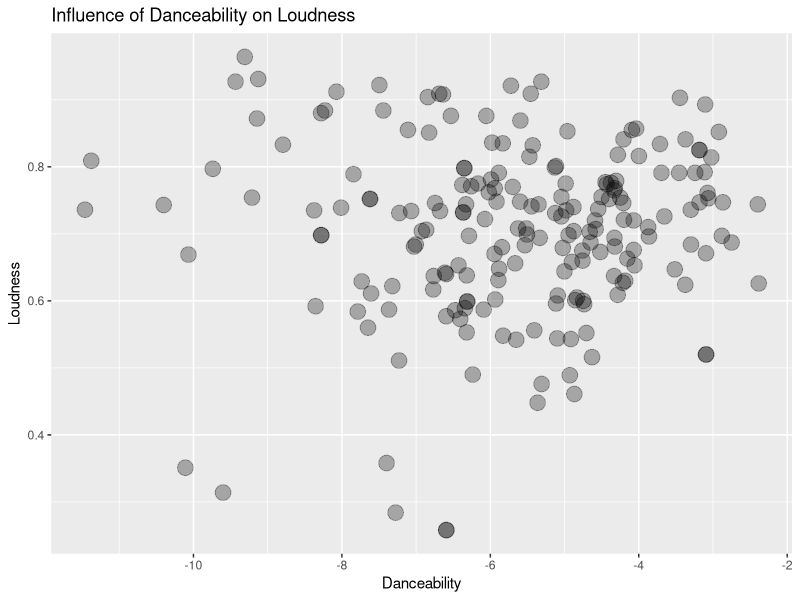

Here is the R script that generated this plot:
library("ggplot2")
library("dplyr")
library("Hmisc")

top2018_2017 <- read.csv("data/2018_2017_combined.csv", 
         stringsAsFactors = FALSE)

top2018_2017$genre[top2018_2017$genre == "Dance/Electronic"] <- "Dance_Electronic"
top2018_2017$genres <- gsub("-", "", top2018_2017$genre)
top2018_2017$genres <- gsub("/", "", top2018_2017$genre)
top2018_2017$genres <- gsub(" ", "", top2018_2017$genre)


# I really struggled to implement color into the ggplot, even manually setting the fill to 
# blue didn't change the color of the plot at all
# I also tried changing the color through scale_fill_manual but the errors said that 
# there were multiple expressions being parsed, or it didn't like the labels in the Genre
# office hours also couldn't quite figure it out.
genre <- top2018_2017$genres
comparison_scatterplot <- function(element1, element2, dataframe, colorBy) {
  title_label = paste("Influence of", capitalize(element1), "on", capitalize(element2))
  create_scatterplot <- ggplot(dataframe) +
    geom_point(mapping = aes_string(x = element2, y = element1), fill = "blue", alpha = 0.3, size = 5) +
    labs(title = title_label,
             x = capitalize(paste0(element1)), y = capitalize(paste0(element2)))
#  + scale_fill_manual(values = colorBy, fill = colorBy)
  create_scatterplot
}

comparison_scatterplot("danceability", "loudness", top2018_2017, genre)
